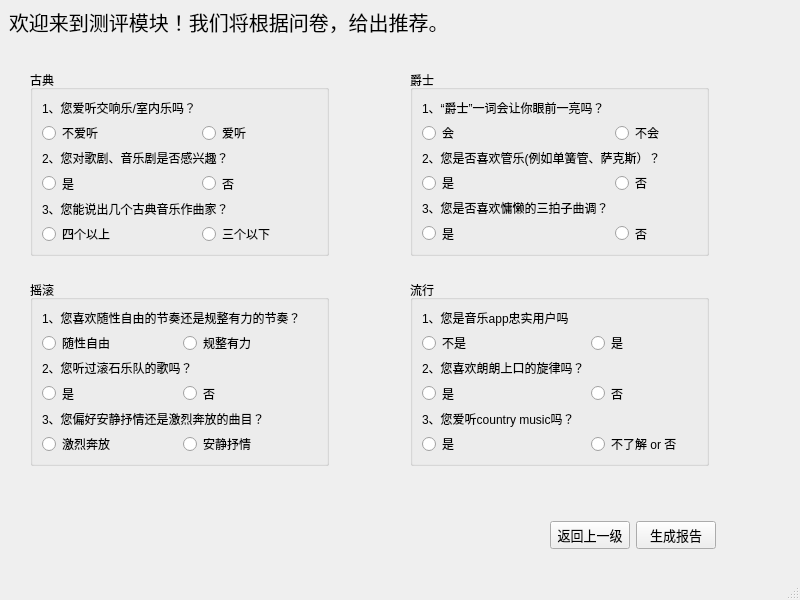
<?xml version="1.0" encoding="UTF-8"?>
<ui version="4.0">
 <class>AssessMenu</class>
 <widget class="QMainWindow" name="AssessMenu">
  <property name="geometry">
   <rect>
    <x>0</x>
    <y>0</y>
    <width>800</width>
    <height>600</height>
   </rect>
  </property>
  <property name="windowTitle">
   <string>测评</string>
  </property>
  <widget class="QWidget" name="centralwidget">
   <widget class="QLabel" name="label">
    <property name="geometry">
     <rect>
      <x>9</x>
      <y>9</y>
      <width>560</width>
      <height>26</height>
     </rect>
    </property>
    <property name="font">
     <font>
      <pointsize>15</pointsize>
     </font>
    </property>
    <property name="text">
     <string>欢迎来到测评模块！我们将根据问卷，给出推荐。</string>
    </property>
   </widget>
   <widget class="QGroupBox" name="groupBox">
    <property name="geometry">
     <rect>
      <x>30</x>
      <y>70</y>
      <width>299</width>
      <height>186</height>
     </rect>
    </property>
    <property name="title">
     <string>古典</string>
    </property>
    <layout class="QGridLayout" name="gridLayout_2">
     <item row="3" column="1">
      <widget class="QRadioButton" name="radioButton_4">
       <property name="text">
        <string>否</string>
       </property>
      </widget>
     </item>
     <item row="1" column="1">
      <widget class="QRadioButton" name="radioButton_2">
       <property name="text">
        <string>爱听</string>
       </property>
      </widget>
     </item>
     <item row="1" column="0">
      <widget class="QRadioButton" name="radioButton">
       <property name="text">
        <string>不爱听</string>
       </property>
      </widget>
     </item>
     <item row="3" column="0">
      <widget class="QRadioButton" name="radioButton_3">
       <property name="text">
        <string>是</string>
       </property>
      </widget>
     </item>
     <item row="0" column="0">
      <widget class="QLabel" name="label_2">
       <property name="text">
        <string>1、您爱听交响乐/室内乐吗？</string>
       </property>
      </widget>
     </item>
     <item row="5" column="0">
      <widget class="QRadioButton" name="radioButton_5">
       <property name="text">
        <string>四个以上</string>
       </property>
      </widget>
     </item>
     <item row="5" column="1">
      <widget class="QRadioButton" name="radioButton_6">
       <property name="text">
        <string>三个以下</string>
       </property>
      </widget>
     </item>
     <item row="2" column="0" colspan="2">
      <widget class="QLabel" name="label_3">
       <property name="text">
        <string>2、您对歌剧、音乐剧是否感兴趣？</string>
       </property>
      </widget>
     </item>
     <item row="4" column="0" colspan="2">
      <widget class="QLabel" name="label_4">
       <property name="text">
        <string>3、您能说出几个古典音乐作曲家？</string>
       </property>
      </widget>
     </item>
    </layout>
   </widget>
   <widget class="QGroupBox" name="groupBox_2">
    <property name="geometry">
     <rect>
      <x>410</x>
      <y>70</y>
      <width>299</width>
      <height>186</height>
     </rect>
    </property>
    <property name="title">
     <string>爵士</string>
    </property>
    <layout class="QGridLayout" name="gridLayout_3">
     <item row="0" column="0" colspan="2">
      <widget class="QLabel" name="label_6">
       <property name="text">
        <string>1、“爵士”一词会让你眼前一亮吗？</string>
       </property>
      </widget>
     </item>
     <item row="4" column="0">
      <widget class="QRadioButton" name="radioButton_9">
       <property name="text">
        <string>是</string>
       </property>
      </widget>
     </item>
     <item row="6" column="1">
      <widget class="QRadioButton" name="radioButton_12">
       <property name="text">
        <string>否</string>
       </property>
      </widget>
     </item>
     <item row="5" column="0">
      <widget class="QLabel" name="label_5">
       <property name="text">
        <string>3、您是否喜欢慵懒的三拍子曲调？</string>
       </property>
      </widget>
     </item>
     <item row="6" column="0">
      <widget class="QRadioButton" name="radioButton_11">
       <property name="text">
        <string>是</string>
       </property>
      </widget>
     </item>
     <item row="4" column="1">
      <widget class="QRadioButton" name="radioButton_10">
       <property name="text">
        <string>否</string>
       </property>
      </widget>
     </item>
     <item row="1" column="0">
      <widget class="QRadioButton" name="radioButton_8">
       <property name="text">
        <string>会</string>
       </property>
      </widget>
     </item>
     <item row="1" column="1">
      <widget class="QRadioButton" name="radioButton_7">
       <property name="text">
        <string>不会</string>
       </property>
      </widget>
     </item>
     <item row="3" column="0" colspan="2">
      <widget class="QLabel" name="label_7">
       <property name="text">
        <string>2、您是否喜欢管乐(例如单簧管、萨克斯）？</string>
       </property>
      </widget>
     </item>
    </layout>
   </widget>
   <widget class="QGroupBox" name="groupBox_3">
    <property name="geometry">
     <rect>
      <x>30</x>
      <y>280</y>
      <width>299</width>
      <height>186</height>
     </rect>
    </property>
    <property name="title">
     <string>摇滚</string>
    </property>
    <layout class="QGridLayout" name="gridLayout_4">
     <item row="3" column="1">
      <widget class="QRadioButton" name="radioButton_16">
       <property name="text">
        <string>否</string>
       </property>
      </widget>
     </item>
     <item row="1" column="1">
      <widget class="QRadioButton" name="radioButton_14">
       <property name="text">
        <string>规整有力</string>
       </property>
      </widget>
     </item>
     <item row="1" column="0">
      <widget class="QRadioButton" name="radioButton_13">
       <property name="text">
        <string>随性自由</string>
       </property>
      </widget>
     </item>
     <item row="3" column="0">
      <widget class="QRadioButton" name="radioButton_15">
       <property name="text">
        <string>是</string>
       </property>
      </widget>
     </item>
     <item row="5" column="0">
      <widget class="QRadioButton" name="radioButton_17">
       <property name="text">
        <string>激烈奔放</string>
       </property>
      </widget>
     </item>
     <item row="5" column="1">
      <widget class="QRadioButton" name="radioButton_18">
       <property name="text">
        <string>安静抒情</string>
       </property>
      </widget>
     </item>
     <item row="4" column="0" colspan="2">
      <widget class="QLabel" name="label_8">
       <property name="text">
        <string>3、您偏好安静抒情还是激烈奔放的曲目？</string>
       </property>
      </widget>
     </item>
     <item row="0" column="0" colspan="2">
      <widget class="QLabel" name="label_9">
       <property name="text">
        <string>1、您喜欢随性自由的节奏还是规整有力的节奏？</string>
       </property>
      </widget>
     </item>
     <item row="2" column="0" colspan="2">
      <widget class="QLabel" name="label_10">
       <property name="text">
        <string>2、您听过滚石乐队的歌吗？</string>
       </property>
      </widget>
     </item>
    </layout>
   </widget>
   <widget class="QGroupBox" name="groupBox_4">
    <property name="geometry">
     <rect>
      <x>410</x>
      <y>280</y>
      <width>299</width>
      <height>186</height>
     </rect>
    </property>
    <property name="title">
     <string>流行</string>
    </property>
    <layout class="QGridLayout" name="gridLayout_5">
     <item row="4" column="0">
      <widget class="QLabel" name="label_11">
       <property name="text">
        <string>3、您爱听country music吗？</string>
       </property>
      </widget>
     </item>
     <item row="3" column="1">
      <widget class="QRadioButton" name="radioButton_22">
       <property name="text">
        <string>否</string>
       </property>
      </widget>
     </item>
     <item row="1" column="1">
      <widget class="QRadioButton" name="radioButton_20">
       <property name="text">
        <string>是</string>
       </property>
      </widget>
     </item>
     <item row="1" column="0">
      <widget class="QRadioButton" name="radioButton_19">
       <property name="text">
        <string>不是</string>
       </property>
      </widget>
     </item>
     <item row="3" column="0">
      <widget class="QRadioButton" name="radioButton_21">
       <property name="text">
        <string>是</string>
       </property>
      </widget>
     </item>
     <item row="0" column="0">
      <widget class="QLabel" name="label_12">
       <property name="text">
        <string>1、您是音乐app忠实用户吗</string>
       </property>
      </widget>
     </item>
     <item row="2" column="0">
      <widget class="QLabel" name="label_13">
       <property name="text">
        <string>2、您喜欢朗朗上口的旋律吗？</string>
       </property>
      </widget>
     </item>
     <item row="5" column="0">
      <widget class="QRadioButton" name="radioButton_23">
       <property name="text">
        <string>是</string>
       </property>
      </widget>
     </item>
     <item row="5" column="1">
      <widget class="QRadioButton" name="radioButton_24">
       <property name="text">
        <string>不了解 or 否</string>
       </property>
      </widget>
     </item>
    </layout>
   </widget>
   <widget class="QWidget" name="">
    <property name="geometry">
     <rect>
      <x>30</x>
      <y>510</y>
      <width>701</width>
      <height>51</height>
     </rect>
    </property>
    <layout class="QHBoxLayout" name="horizontalLayout">
     <property name="leftMargin">
      <number>15</number>
     </property>
     <property name="topMargin">
      <number>10</number>
     </property>
     <property name="rightMargin">
      <number>15</number>
     </property>
     <property name="bottomMargin">
      <number>10</number>
     </property>
     <item>
      <spacer name="horizontalSpacer">
       <property name="orientation">
        <enum>Qt::Horizontal</enum>
       </property>
       <property name="sizeHint" stdset="0">
        <size>
         <width>40</width>
         <height>20</height>
        </size>
       </property>
      </spacer>
     </item>
     <item>
      <widget class="QPushButton" name="pushButton_2">
       <property name="font">
        <font>
         <pointsize>10</pointsize>
        </font>
       </property>
       <property name="text">
        <string>返回上一级</string>
       </property>
      </widget>
     </item>
     <item>
      <widget class="QPushButton" name="pushButton">
       <property name="font">
        <font>
         <pointsize>10</pointsize>
        </font>
       </property>
       <property name="text">
        <string>生成报告</string>
       </property>
      </widget>
     </item>
    </layout>
   </widget>
  </widget>
  <widget class="QStatusBar" name="statusbar"/>
 </widget>
 <resources/>
 <connections/>
</ui>
